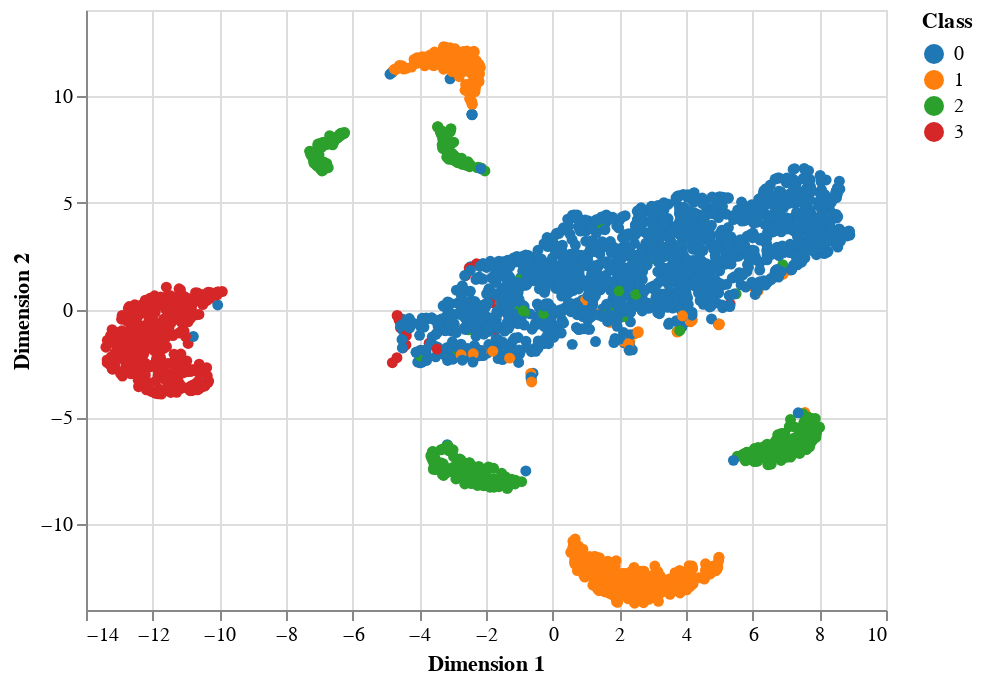

Write notebook code for a chart like this one.
### Code cell
figures.plot_dimensionality_reduction(X_reduced, y_validation)

### Figure 1 — Vega-Lite specification as saved in the notebook (floating-point values rounded to 4 significant figures; data arrays with more than 128 entries replaced by an {"elided": "..."} marker saying what was removed)
{"$schema": "https://vega.github.io/schema/vega-lite/v3.3.0.json", "config": {"mark": {"tooltip": null}, "view": {"height": 300, "width": 400}}, "data": {"name": "data-910e0ce821a3c8a4d78f5f8bb3acc846"}, "datasets": {"data-910e0ce821a3c8a4d78f5f8bb3acc846": {"elided": "3000 records"}}, "encoding": {"color": {"field": "class", "scale": {"scheme": "category10"}, "title": "Class", "type": "nominal"}, "x": {"field": "dim1", "title": "Dimension 1", "type": "quantitative"}, "y": {"field": "dim2", "title": "Dimension 2", "type": "quantitative"}}, "mark": {"opacity": 1, "type": "circle"}}
